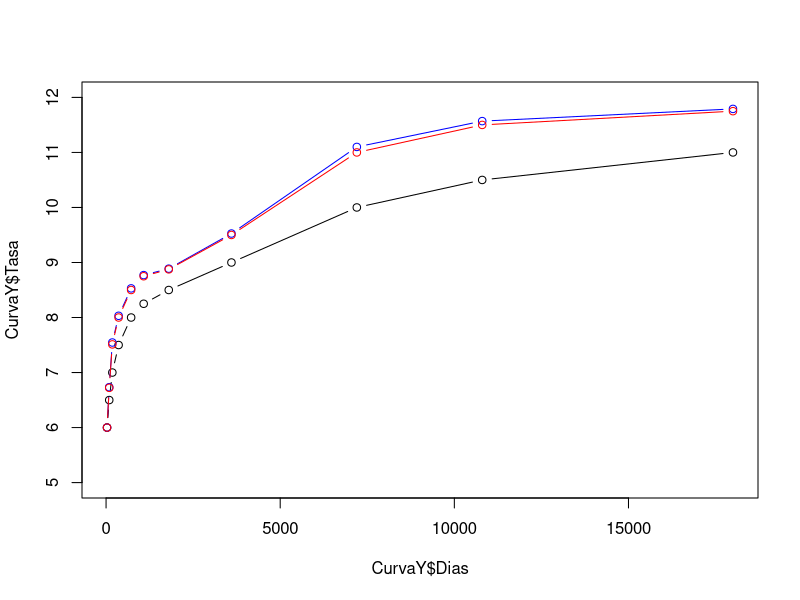

Reproduce this figure in R.
####
# Forward de Tasa de Interes
####


# Forward de Tasa de Interes

# 1. Calculo de Forward rate entre dos periodos i.e. t1 y t2:
#   a. Con Interes Compuesto
#   b. Con Interes Continuo

#Curva de tasa de Interes (source: Investing MEXICO bonds)
CurvaY <- data.frame(Dias=c(28,91,180,360,720,1080,1800,3600,7200,10800,18000),
                     Tasa=c(6,6.5,7,7.5,8,8.25,8.5,9,10,10.5,11))

# a. TASA FORWARD - INTERES COMPUESTO
x = c(720, 1080) # para calcular la forward Rate entre estos dos periodos
y = c(CurvaY$Tasa[5]/100, CurvaY$Tasa[6]/100) # las tasas de interes a 720 y 1080 dias respectivamente
F_t1_t2_compuesto = (((1+y[2])^(x[2]/360) / (1+y[1])^(x[1]/360)) ^ (360 / (x[2]-x[1]))) - 1 # Tasa Forward de interes efectiva entre t1 y t2. Inversion en el largo plazo y2 / Inversion en el corto plazo y1

  # comprobacion
(1+y[2])^(x[2]/360) # Inversion en t0 con tasa de interes de largo plazo por t2 periodos (x[2])
(1+y[1])^(x[1]/360)*(1+F_t1_t2_compuesto)^((x[2]-x[1])/360) # Inversion en t0 a la tasa de interes de corto plazo * Inversion en t0 a la tasa Forward de los periodos 1 y 2 (x[2]-x[1])
# dan el mismo resultado!

# b. TASA FORWARD - INTERES CONTINUO O FUERZA DE INTERES
x = c(720, 1080)    # para calcular la forward Rate entre estos dos periodos
y = c(CurvaY$Tasa[5]/100, CurvaY$Tasa[6]/100) # las tasas de interes a 720 y 1080 dias respectivamente
F_t1_t2_continuo = (y[2]*x[2]/360 - y[1]*x[1]/360) * (360/(x[2]-x[1]))

  # comprobacion
exp(y[2]*x[2]/360)
exp(y[1]*x[1]/360)*exp(F_t1_t2_continuo*(x[2]-x[1])/360)
# dan el mismo resultado!

# 2. Construccion de la Curva de Tasas Forward con ambos, interes compuesto y continuo
n = length(CurvaY$Dias)
CurvaY$F_Compuesto = NA
CurvaY$F_Continuo = NA

for(k in 1:n){
  if(k==1){
    CurvaY$F_Compuesto[k] <- CurvaY$Tasa[k]
    CurvaY$F_Continuo[k] <- CurvaY$Tasa[k]
  }else{
    CurvaY$F_Compuesto[k] <- ((1+CurvaY$Tasa[k])^(CurvaY$Dias[k]/360)/(1+CurvaY$Tasa[k-1])^(CurvaY$Dias[k-1]/360))^(360/(CurvaY$Dias[k]-CurvaY$Dias[k-1]))-1
    CurvaY$F_Continuo[k] <- (CurvaY$Tasa[k]*CurvaY$Dias[k]/360-CurvaY$Tasa[k-1]*CurvaY$Dias[k-1]/360)*(360/(CurvaY$Dias[k]-CurvaY$Dias[k-1]))
  }
}

plot(x=CurvaY$Dias,y=CurvaY$Tasa,type="b",col="black",ylim = c(5,12)) # Curva de Tasas de Interes Mexico Bonds (original)
lines(x=CurvaY$Dias,y=CurvaY$F_Compuesto,type = "b",col="blue") # Curva de Tasas Forward con interes Compuesto
lines(x=CurvaY$Dias,y=CurvaY$F_Continuo,type = "b",col="red") # Curva de Tasas Forward con interes Continuo










